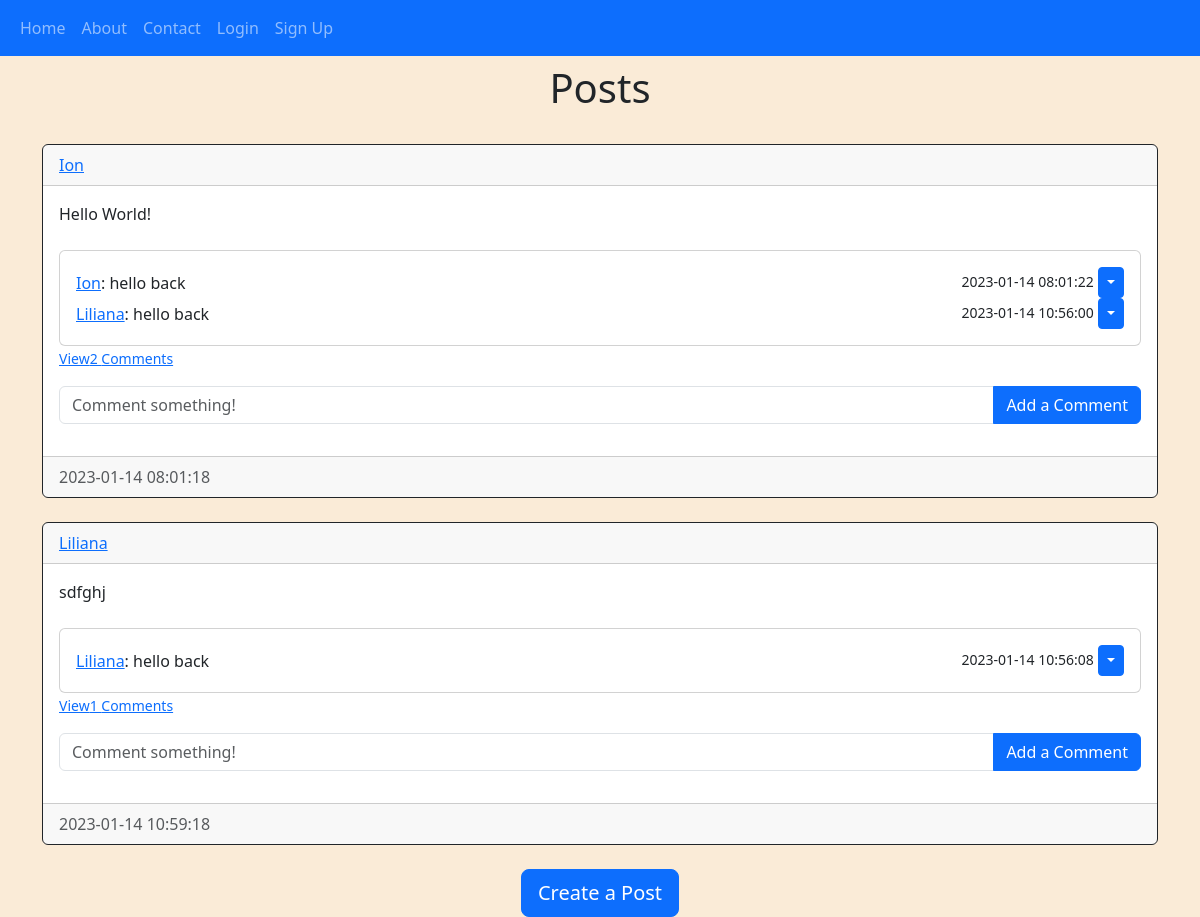
The page /home on the database its author committed.
### website/models.py (models this page shows)
class Post(db.Model):
    id = db.Column(db.Integer, primary_key=True)
    text = db.Column(db.Text, nullable=False)
    date_created = db.Column(db.DateTime(), default=func.now())
    author = db.Column(db.Integer, db.ForeignKey("user.id", ondelete="CASCADE"), nullable=False)
    comments = db.relationship("Comment", backref = "Post", passive_deletes=True)
    likes = db.relationship("Like", backref = "Post", passive_deletes=True)

class User(db.Model, UserMixin):
    id = db.Column(db.Integer, primary_key=True)
    email = db.Column(db.String(150), unique=True)
    username = db.Column(db.String(150), unique=True)
    password = db.Column(db.String(150))
    date_created = db.Column(db.DateTime(), default=func.now())
    about = db.Column(db.String(300), nullable=False)
    city = db.Column(db.String(150), nullable=False)
    car = db.Column(db.String(150), nullable=False)
    hobby = db.Column(db.String(150))
    file = db.Column(db.String(300))
    posts = db.relationship("Post", backref = "User", passive_deletes=True)
    comments = db.relationship("Comment", backref = "User", passive_deletes=True)
    likes = db.relationship("Like", backref = "User", passive_deletes=True)

class Comment(db.Model):
    id = db.Column(db.Integer, primary_key=True)
    text = db.Column(db.String(300), nullable=False)
    date_created = db.Column(db.DateTime(), default=func.now())
    author = db.Column(db.Integer, db.ForeignKey("user.id", ondelete="CASCADE"), nullable=False)
    post_id = db.Column(db.Integer, db.ForeignKey("post.id", ondelete="CASCADE"), nullable=False)

### website/views.py (the view)
@views.route("/")
@views.route("/home")
def home():
    posts = Post.query.all()
    return render_template("home.html", user= current_user, posts=posts)

### website/templates/home.html (shortened to what this page needs)
{% extends "posts_div.html" %}
{% block header %}
<h1 align="center">Posts</h1>
<br/>
{% endblock %}

### website/templates/posts_div.html (shortened to what this page needs)
{% extends "base.html" %}
{% block content %}
<h1 align="center">{% block header %}Profile{% endblock %}</h1>
<div id="posts">
    {% for post in posts %}
    <div class="card border-dark ">
        <div class="card-header d-flex justify-content-between align-items-center">
            <a href="\profile\{{post.User.username}}">{{post.User.username}}</a>
        </div>
        <div class="card-body">
            <div class="card-text">{{post.text}}</div>
            <br/>
            <div class="" id="comments-{{post.id}}">
                <div class="card">
                    <div class="card-body" id="comments-{{post.id}}">
                        {% for comment in post.comments %}
                        <div class="d-flex justify-content-between align-items-center">
                            <div>
                                <a href="/profile/{{comment.User.username}}">{{comment.User.username}}</a>: {{comment.text}}
                            </div>
                            <div>
                                <small class="text-mutetd">{{comment.date_created}}</small>
                                <div class="btn-group">
                                    <button type="button" class="btn btn-sm btn-primary dropdown-toggle" data-bs-toggle="dropdown"></button>
                                </div>
                            </div>
                        </div>
                        {% endfor %}
                    </div>
                </div>
            </div>
            <p class="card-text">
                {% if post.comments|length > 0 %}
                <a data-bs-toggle="collapse" href="#comments-{{post.id}}" role="button">
                <small>View{{post.comments|length}} Comments</small>
                </a>
                {% else %}
                <small class="text-muted">No Comments</small>
                {% endif %}
            </p>
            <form class="input-group mb-3" method="POST" action="/create-comment/{{post.id}}">
                <input type="text" id="text" name="text" class="form-control" placeholder="Comment something!">
                <button type="submit" class="btn btn-primary">Add a Comment</button>
            </form>
        </div>
        <div class="card-footer text-muted">{{post.date_created}}</div>
    </div>
    <br />
</div>
    {% endfor %}
    {% block footer %}
    <div align="center">
        <a href="/create-post"><button type="button" class="btn btn-primary btn-lg">Create a Post</button></a>
    </div>
    {% endblock %}
{% endblock %}

### website/static/css/styles.css (style rules this page uses)
body { background: antiquewhite; }

### rows shown on the page
Post: User.username "Ion", text "Hello World!", comments|length "2", date_created "2023-01-14 08:01:18"
Comment: User.username "Ion", text "hello back", date_created "2023-01-14 08:01:22"
Comment: User.username "Liliana", text "hello back", date_created "2023-01-14 10:56:00"
Post: User.username "Liliana", text "sdfghj", comments|length "1", date_created "2023-01-14 10:59:18"
Comment: User.username "Liliana", text "hello back", date_created "2023-01-14 10:56:08"
